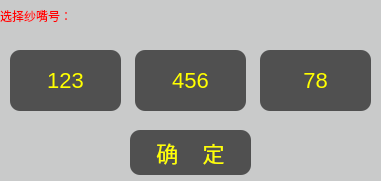
<?xml version="1.0" encoding="UTF-8"?>
<ui version="4.0">
 <class>ShuttleChoose</class>
 <widget class="QWidget" name="ShuttleChoose">
  <property name="geometry">
   <rect>
    <x>0</x>
    <y>0</y>
    <width>381</width>
    <height>181</height>
   </rect>
  </property>
  <property name="windowTitle">
   <string>Form</string>
  </property>
  <property name="styleSheet">
   <string notr="true">QWidget{
background-color: rgb(201, 202, 202);
}
QPushButton{
border-radius:10;
background-color: rgb(80, 80, 80);
font-size:22px;
color:rgb(255, 255, 0);
}
QPushButton::pressed{
background-color: rgb(120, 120, 120);
}
QPushButton::checked{
color:red;
}</string>
  </property>
  <widget class="QPushButton" name="one">
   <property name="geometry">
    <rect>
     <x>10</x>
     <y>50</y>
     <width>111</width>
     <height>61</height>
    </rect>
   </property>
   <property name="toolTip">
    <string>1</string>
   </property>
   <property name="text">
    <string>123</string>
   </property>
   <property name="checkable">
    <bool>true</bool>
   </property>
  </widget>
  <widget class="QPushButton" name="two">
   <property name="geometry">
    <rect>
     <x>135</x>
     <y>50</y>
     <width>111</width>
     <height>61</height>
    </rect>
   </property>
   <property name="toolTip">
    <string>2</string>
   </property>
   <property name="text">
    <string>456</string>
   </property>
   <property name="checkable">
    <bool>true</bool>
   </property>
  </widget>
  <widget class="QPushButton" name="three">
   <property name="geometry">
    <rect>
     <x>260</x>
     <y>50</y>
     <width>111</width>
     <height>61</height>
    </rect>
   </property>
   <property name="toolTip">
    <string>3</string>
   </property>
   <property name="text">
    <string>78</string>
   </property>
   <property name="checkable">
    <bool>true</bool>
   </property>
  </widget>
  <widget class="QLabel" name="label">
   <property name="geometry">
    <rect>
     <x>0</x>
     <y>0</y>
     <width>171</width>
     <height>31</height>
    </rect>
   </property>
   <property name="styleSheet">
    <string notr="true">font: 20pt &quot;Sans Serif&quot;;
color: rgb(255, 0, 0);</string>
   </property>
   <property name="text">
    <string>选择纱嘴号：</string>
   </property>
  </widget>
  <widget class="QPushButton" name="OK_btn">
   <property name="geometry">
    <rect>
     <x>130</x>
     <y>130</y>
     <width>121</width>
     <height>45</height>
    </rect>
   </property>
   <property name="text">
    <string>确    定</string>
   </property>
  </widget>
 </widget>
 <resources/>
 <connections/>
</ui>
